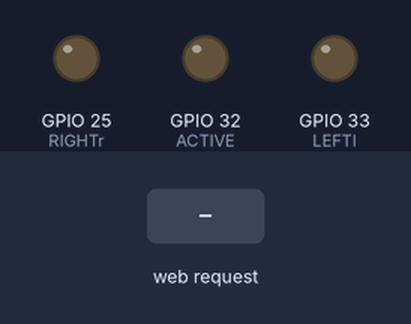
The sketch below on a simulated ESP32. Shown: output pins drawn as LEDs (lit = HIGH). Inputs (shaded band) come from the test bench. WiFi joins after 1.5 s; servers stay silent unless stated; what the sketch prints to the serial monitor is not drawn.

Above: at 2.7 s.
2.8 s: HTTP request GET /F received
At 3.6 s:
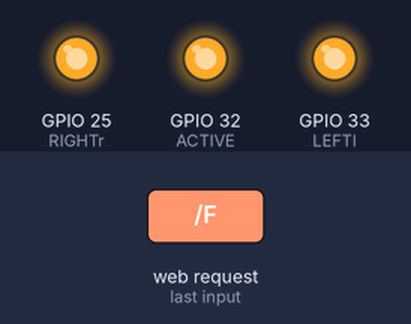
4.3 s: HTTP request GET /R received
At 4.8 s:
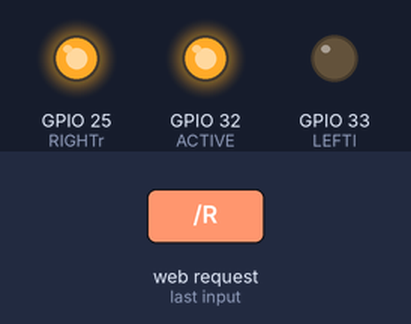
5.8 s: HTTP request GET /L received
At 7.0 s:
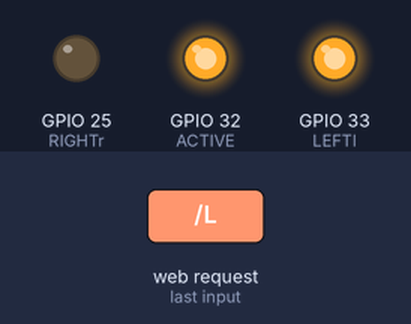
7.3 s: HTTP request GET /B received
At 8.2 s:
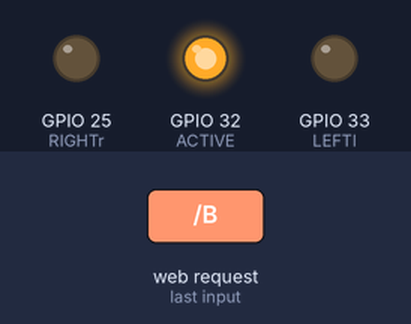
Timing chart, 0 to 9.8 s (numbered marks = the images above; inputs shaded):
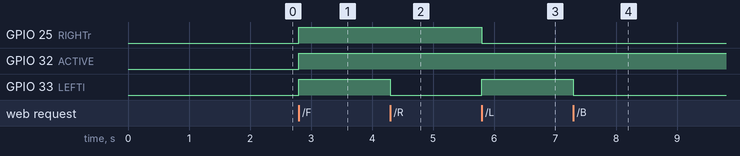

The sketch:

LAB4.ino
```cpp
#include <WiFi.h>
#include <WiFiClient.h>

const char* ssid = ""; // SSID
const char* password = ""; // Password

WiFiServer server(80);

#define RIGHTr 25
#define LEFTl 33
#define ACTIVE 32

void setup()
{
  Serial.begin(115200);

  pinMode(RIGHTr, OUTPUT);
  pinMode(LEFTl, OUTPUT);
  pinMode(ACTIVE, OUTPUT);

  digitalWrite(RIGHTr, LOW);
  digitalWrite(LEFTl, LOW);
  digitalWrite(ACTIVE, LOW);

  Serial.print("Bağlantı kuruluyor.. ");
  Serial.println(ssid);
  WiFi.begin(ssid, password);
  while (WiFi.status() != WL_CONNECTED) {
    delay(500);
    Serial.print(".");
  }

  Serial.println("WiFi bağlandı.");
  Serial.println("IP address: ");
  Serial.println(WiFi.localIP());
  server.begin();
}

void loop()
{
  WiFiClient client = server.available();

  if (client)
  {
    Serial.println("New Client.");
    String currentLine = "";
    while (client.connected())
    {
      if (client.available())
      {
        char c = client.read();
        Serial.write(c);
        if (c == '\n')
        {
          if (currentLine.length() == 0) {

            client.println("HTTP/1.1 200 OK");
            client.println("Content-type:text/html");
            client.println("Connection: close");
            client.println();

            client.println("<body><h1>DENEYAP KART Servo Kontrol</h1>");

            client.println("<!DOCTYPE html><html>");
            client.println("<head><meta name=\"viewport\" content=\"width=device-width, initial-scale=1\">");
            client.println("<link rel=\"icon\" href=\"data:,\">");


            client.println("<table align='center'><tr><td>&nbps;</td>");
            client.println("<td><a href=\"/F\"><button style='background-color: #55555; color:white; width:300px; font-size:50px; text-align:center;'>forward</button></a></td>");
            client.println("<td>&nbsp;</td></tr></body>");

            client.println("<td><a href=\"/L\"><button style='background-color: #55555; color:white; width:300px; font-size:50px; text-align:center;'>left</button></a></td>");
            client.println("<td><a href=\"/S\"><button style='background-color: #55555; color:white; width:300px; font-size:50px; text-align:center;'>stop</button></a></td>");
            client.println("<td><a href=\"/R\"><button style='background-color: #55555; color:white; width:300px; font-size:50px; text-align:center;'>right</button></a></td>");

            client.println("<tr><td>&nbsp;</td>");
            client.println("<td><a href=\"/B\"><button style='background-color: #55555; color:white; width:300px; font-size:50px; text-align:center;'>back</button></a></td>");
            client.println("<td>&nbsp;</td></tr></body>");

            break;
          }
          else
          {
            currentLine = "";
          }
        }
        else if (c != '\r')
        {
          currentLine += c;
        }

        if (currentLine.endsWith("GET /F"))
        {
          digitalWrite(RIGHTr, HIGH);
          digitalWrite(LEFTl, HIGH);
          digitalWrite(ACTIVE, HIGH);
        }
        if (currentLine.endsWith("GET /R"))
        {
          digitalWrite(RIGHTr, HIGH);
          digitalWrite(LEFTl, LOW);
          digitalWrite(ACTIVE, HIGH);
        }
        if (currentLine.endsWith("GET /L"))
        {
          digitalWrite(RIGHTr, LOW);
          digitalWrite(LEFTl, HIGH);
          digitalWrite(ACTIVE, HIGH);
        }
        if (currentLine.endsWith("GET /B"))
        {
          digitalWrite(RIGHTr, LOW);
          digitalWrite(LEFTl, LOW);
          digitalWrite(ACTIVE, HIGH);
        }
        if (currentLine.endsWith("GET /S"))
        {
          digitalWrite(RIGHTr, LOW);
          digitalWrite(LEFTl, LOW);
          digitalWrite(ACTIVE, LOW);
        }
      }
    }
    client.stop();
    Serial.println("Client disconnected.");
    Serial.println("");
  }
}
```

Measured:
- after the input at 2.8 s, GPIO 25 (RIGHTr), GPIO 32 (ACTIVE), GPIO 33 (LEFTl): LOW → HIGH at once
- after the input at 4.3 s, GPIO 33 (LEFTl): HIGH → LOW at once
- after the input at 5.8 s, GPIO 25 (RIGHTr): HIGH → LOW at once; GPIO 33 (LEFTl): LOW → HIGH at once
- after the input at 7.3 s, GPIO 33 (LEFTl): HIGH → LOW at once
